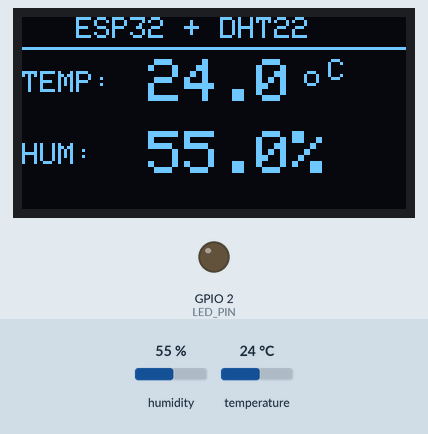
This sketch was run on a simulated ESP32. Parts: 128×64 one-colour display, output pins drawn as LEDs (lit = HIGH). The inputs (shaded band) are chosen by the test bench; at power-on: humidity 55 %, temperature 24 °C. What the sketch prints to the serial monitor is not drawn.

Above: at 3.2 s.
3.3 s: humidity set to 22 %
At 8.1 s:
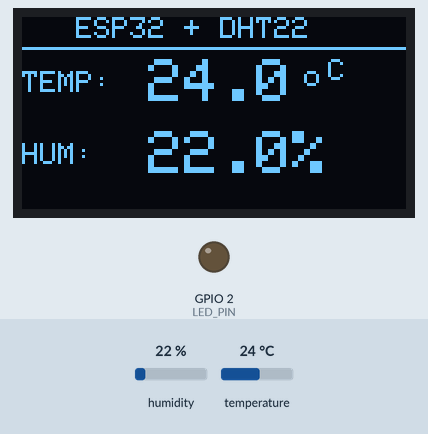
8.9 s: temperature set to 12 °C
At 13.1 s:
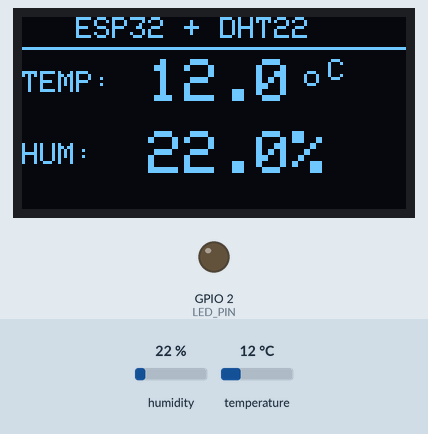
14.5 s: humidity set to 40 %
At 18.1 s:
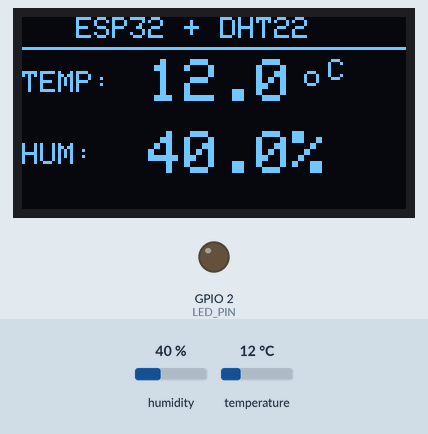
20.1 s: temperature set to 19 °C
At 23.1 s:
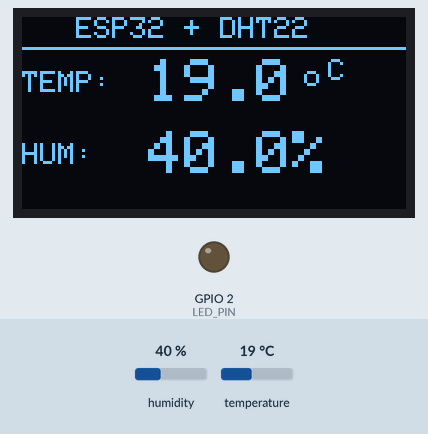
Timing chart, 0 to 24.6 s (numbered marks = the images above; inputs shaded):
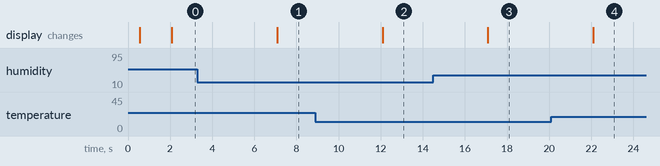

Measured:
- after the input at 3.3 s, the display: changes after 3.8 s (image 1)
- after the input at 8.9 s, the display: changes after 3.2 s (image 2)
- after the input at 14.5 s, the display: changes after 2.6 s (image 3)
- after the input at 20.1 s, the display: changes after 2.0 s (image 4)

The sketch:

dht-sensor-lcd.ino
```cpp
// ──────────────────────────────────────────────
//  ESP32 + DHT22 + SSD1306 I2C
//  Termohigrómetro standalone
// ──────────────────────────────────────────────

// ─── CONFIG ───────────────────────────────────
#define DHT_PIN              14
#define DHT_TYPE             DHT22       // DHT11 | DHT22 | DHT21
#define SCREEN_I2C_ADDR      0x3C        // fallback; se autodetecta 0x3C/0x3D
#define UPDATE_INTERVAL      5000UL      // ms entre lecturas
#define SENSOR_RETRIES       3           // intentos por ciclo antes de marcar error
#define SENSOR_RETRY_DELAY   2000UL      // DHT22 pide >=2000ms entre transacciones
#define SENSOR_FAIL_THRESHOLD 3          // fallos consecutivos para mostrar "SENSOR FALLA"
#define TEMP_DECIMALS        1
#define HUM_DECIMALS         1
#define LED_PIN              2           // LED onboard (ESP32 devkit). -1 si no tenes.
#define WDT_TIMEOUT_MS       8000        // > peor caso de readSensor (~4s)

// ─── LIBS ─────────────────────────────────────
#include <Wire.h>
#include <Adafruit_GFX.h>
#include <Adafruit_SSD1306.h>
#include <DHT.h>
#include "esp_task_wdt.h"

// ─── INSTANCIAS ───────────────────────────────
Adafruit_SSD1306 display(128, 64, &Wire, -1);
DHT dht(DHT_PIN, DHT_TYPE);

// ─── ESTADO ───────────────────────────────────
struct Reading {
  float temp;
  float hum;
  bool  valid;
};
Reading last = {0, 0, false};
unsigned long lastRead = 0;
uint8_t failStreak = 0;

// ─── AYUDANTES ────────────────────────────────
// Busca el SSD1306 en las direcciones I2C tipicas. Devuelve 0 si no hay nadie.
uint8_t scanDisplayAddress() {
  const uint8_t candidates[] = {0x3C, 0x3D};
  for (uint8_t a : candidates) {
    Wire.beginTransmission(a);
    if (Wire.endTransmission() == 0) return a;
  }
  return 0;
}

// Falla fatal: parpadea el LED y reinicia (nunca cuelga mudo).
void blinkFatal() {
  for (uint8_t i = 0; i < 20; i++) {
    if (LED_PIN >= 0) digitalWrite(LED_PIN, HIGH);
    delay(120);
    if (LED_PIN >= 0) digitalWrite(LED_PIN, LOW);
    delay(120);
  }
  ESP.restart();
}

// ─── SETUP ────────────────────────────────────
void setup() {
  Serial.begin(115200);
  delay(500);

  if (LED_PIN >= 0) {
    pinMode(LED_PIN, OUTPUT);
    digitalWrite(LED_PIN, LOW);
  }

  // Watchdog de tarea: el loop debe "alimentarlo" o el chip reinicia.
  esp_task_wdt_config_t wdt = {
    .timeout_ms = WDT_TIMEOUT_MS,
    .idle_core_mask = (1 << 0),
    .trigger_panic = true,
  };
  esp_task_wdt_init(&wdt);
  esp_task_wdt_add(NULL);

  // Pull-up del bus de datos. La lib lo habilita, pero lo dejamos explicito.
  // DHT22 desnudo NECESITA 4.7k-10k externo entre DATA y VCC; los modulos ya lo traen.
  pinMode(DHT_PIN, INPUT_PULLUP);
  dht.begin();

  // I2C: arrancamos el bus y autodetectamos la direccion del display.
  Wire.begin();
  uint8_t addr = scanDisplayAddress();
  if (addr == 0 || !display.begin(SSD1306_SWITCHCAPVCC, addr)) {
    Serial.printf("[FATAL] SSD1306 no detectado en I2C (0x3C/0x3D).\n");
    blinkFatal();
  }
  Serial.printf("[OK] SSD1306 en 0x%02X\n", addr);

  display.clearDisplay();
  display.setTextColor(WHITE);
  display.setTextSize(1);
  display.setCursor(24, 24);
  display.print(F("Iniciando..."));
  display.display();

  // El DHT22 tarda en asentarse tras el power-on: dejamos que estabilice
  // para no "parpadear" un error falso en la primer lectura.
  delay(1500);

  // Forzar primera lectura inmediata en el loop.
  lastRead = millis() - UPDATE_INTERVAL;
}

// ─── LECTURA SENSOR ───────────────────────────
// Ambas llamadas parsean la misma trama de 40 bits del DHT22. El time-guard
// interno (DHTLIB_DELAY = 2000ms) evita re-disparar el bus dentro de los 2s,
// asi la segunda lectura devuelve los valores cacheados. Una transaccion,
// dos valores.
Reading readSensor() {
  for (uint8_t i = 0; i < SENSOR_RETRIES; i++) {
    float h = dht.readHumidity();
    float t = dht.readTemperature();

    if (!isnan(t) && !isnan(h)) {
      return {t, h, true};
    }
    if (i < SENSOR_RETRIES - 1) {
      delay(SENSOR_RETRY_DELAY);
    }
  }
  return {0, 0, false};
}

// ─── RENDER ───────────────────────────────────
void renderDisplay() {
  display.clearDisplay();

  display.setTextSize(1);
  display.setCursor(18, 0);
  display.print(F("ESP32 + DHT22"));

  display.drawLine(0, 10, 128, 10, WHITE);

  if (last.valid) {
    display.setTextSize(1);
    display.setCursor(0, 18);
    display.print(F("TEMP:"));

    display.setTextSize(2);
    display.setCursor(42, 14);
    display.print(last.temp, TEMP_DECIMALS);
    display.drawCircle(96, 20, 2, WHITE);
    display.setTextSize(1);
    display.setCursor(102, 14);
    display.print(F("C"));

    display.setTextSize(1);
    display.setCursor(0, 42);
    display.print(F("HUM:"));

    display.setTextSize(2);
    display.setCursor(42, 38);
    display.print(last.hum, HUM_DECIMALS);
    display.print(F("%"));
  } else {
    display.setTextSize(1);
    display.setCursor(22, 22);
    display.print(F("SENSOR FALLA"));
    display.setCursor(10, 40);
    display.print(F("Verificar cableado"));
  }

  display.display();
}

// ─── LOOP ─────────────────────────────────────
void loop() {
  esp_task_wdt_reset();   // mantenemos vivo al watchdog

  if (millis() - lastRead >= UPDATE_INTERVAL) {
    lastRead = millis();
    Reading r = readSensor();

    if (r.valid) {
      bool recovered = !last.valid;
      failStreak = 0;
      last = r;
      Serial.printf("T: %.1f C | H: %.1f%%\n", last.temp, last.hum);
      if (recovered) Serial.printf("[OK] sensor recuperado\n");
    } else {
      failStreak++;
      // Anti-flap: mientras el fallo sea esporadico, seguimos mostrando
      // el ultimo valor bueno. Solo marcamos error tras N fallos seguidos.
      if (failStreak >= SENSOR_FAIL_THRESHOLD) {
        last.valid = false;
      }
      Serial.printf("DHT: fallo de lectura (racha %u/%u)\n",
                    failStreak, SENSOR_FAIL_THRESHOLD);
    }

    renderDisplay();
  }
}
```
